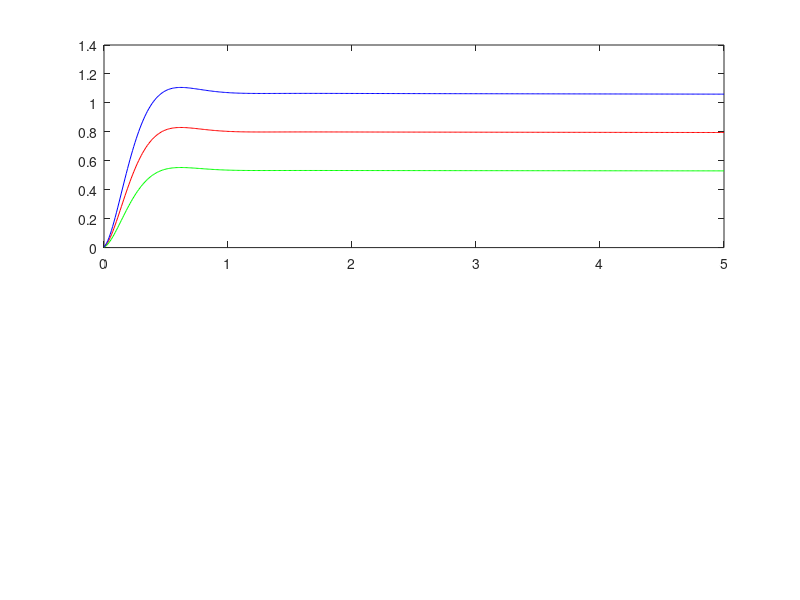

Write MATLAB code to recreate this figure. (Note: this script raises an error after producing the figure.)
clc;
clear;

% Parameters of the robot
link_lengths = [0.35, 0.40, 0.15]; % Lengths of the links (m)
link_masses = [1.5, 1.2, 0.8]; % Masses of the links (kg)

% Initial and desired joint positions
q_init = [0, 0, 0]; % Initial positions [rad]
q_desired = [pi/4, pi/6, pi/3]; % Desired positions [rad]

% PID gains (adjust these for tuning)
Kp = [50, 50, 50]; % Proportional gains
Ki = [5, 5, 5]; % Integral gains
Kd = [10, 10, 10]; % Derivative gains

% Simulation parameters
dt = 0.01; % Time step (s)
t_end = 5; % Simulation duration (s)
time = 0:dt:t_end; % Time vector

% Initialize variables
q = q_init; % Current joint positions
q_dot = [0, 0, 0]; % Current joint velocities
q_int = [0, 0, 0]; % Integral of error
torques = zeros(length(time), 3); % Store torques
positions = zeros(length(time), 3); % Store positions

% Simulation loop
for t = 1:length(time)
    % Compute error
    error = q_desired - q; % Position error
    q_int = q_int + error * dt; % Integrate error
    q_dot_error = -q_dot; % Velocity error (simplified model)

    % Compute torques using PID
    tau = Kp .* error + Ki .* q_int + Kd .* q_dot_error;

    % Update joint accelerations (simplified dynamics: τ ≈ q_ddot)
    q_ddot = tau; % Assuming unit inertia for simplicity

    % Update velocities and positions
    q_dot = q_dot + q_ddot * dt; % Update velocity
    q = q + q_dot * dt; % Update position

    % Store results
    torques(t, :) = tau;
    positions(t, :) = q;
end

% Plot results
figure;

% Joint positions
subplot(2, 1, 1);
plot(time, positions(:, 1), 'r', time, positions(:, 2), 'g', time, positions(:, 3), 'b');
hold on;
yline(q_desired(1), '--r');
yline(q_desired(2), '--g');
yline(q_desired(3), '--b');
title('Joint Positions');
xlabel('Time (s)');
ylabel('Position (rad)');
legend('Joint 1', 'Joint 2', 'Joint 3', 'Desired Joint 1', 'Desired Joint 2', 'Desired Joint 3');
grid on;

% Joint torques
subplot(2, 1, 2);
plot(time, torques(:, 1), 'r', time, torques(:, 2), 'g', time, torques(:, 3), 'b');
title('Joint Torques');
xlabel('Time (s)');
ylabel('Torque (Nm)');
legend('Joint 1', 'Joint 2', 'Joint 3');
grid on;
